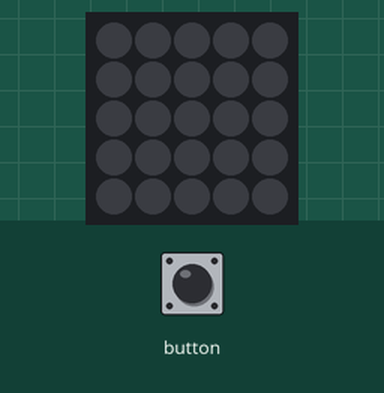
Recording of a sketch running on a simulated ESP32. On the bench: 5×5 RGB LED matrix (first LED top left, wired row by row). Inputs (shaded band) come from the test bench. Dim RGB values are drawn brighter than linear.

Above: at 1.2 s.
1.3 s: button pressed for 0.15 s
2.9 s: button pressed for 1 s
At 3.4 s:
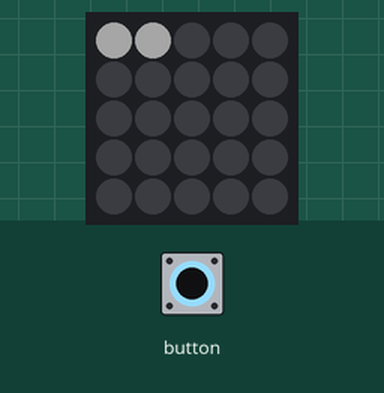
5.4 s: button pressed for 0.15 s
7.0 s: button pressed for 1 s
At 7.5 s:
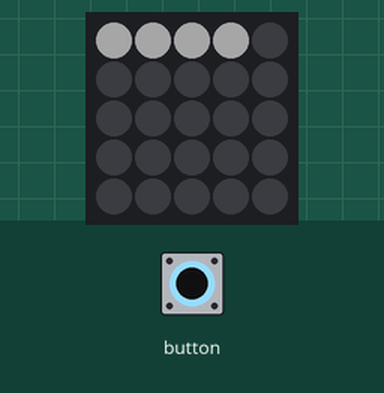
Timing chart, 0 to 10.0 s (numbered marks = the images above; inputs shaded):
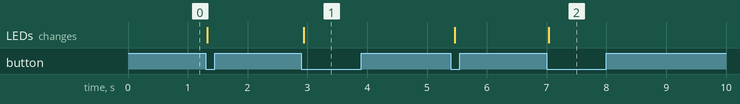

Measured:
- after the input at 2.9 s, the LEDs: change at once (image 1)
- after the input at 7.0 s, the LEDs: change at once (image 2)

The sketch:

button.ino
```cpp
#include "M5Atom.h"

int ctr = 0;
void setup() {
  M5.begin(true, false, true);
}

void loop() {
  int i, x, y;

  if (M5.Btn.wasPressed()) {
    ctr++;
    ctr %= 26;
    for (i = 0; i < 25; i++) {
      x = i % 5;
      y = i / 5;
      if (i < ctr) {
        M5.dis.drawpix(x, y, 0xffffff);
      }
      else {
        M5.dis.drawpix(x, y, 0x000000);
      }
    }
  }
  delay(50);
  M5.update();
}
```
